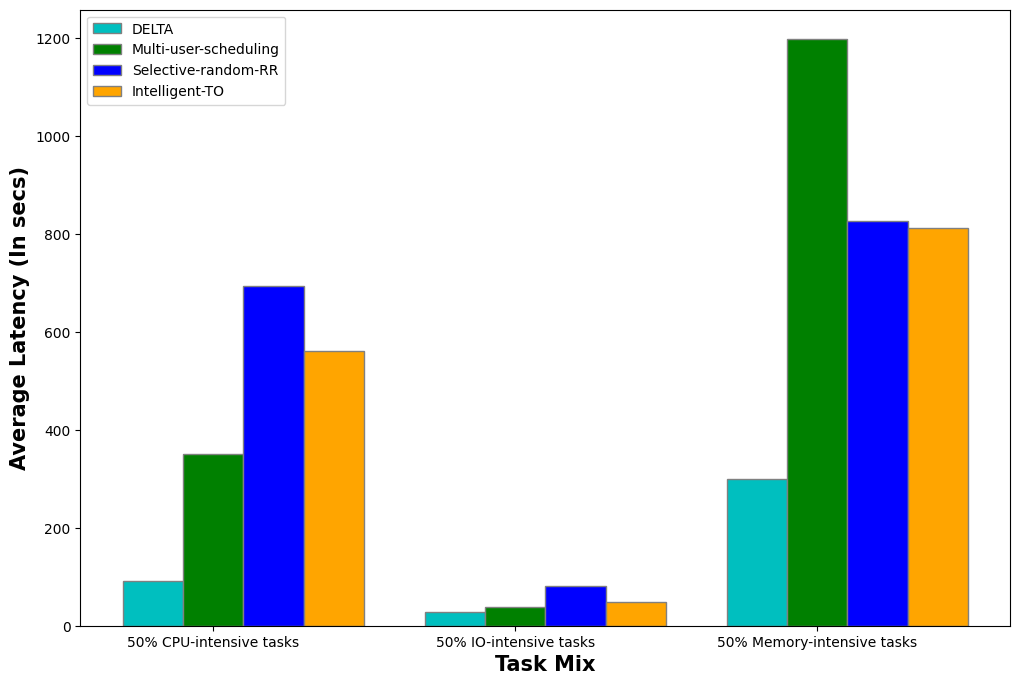

Python code for this plot:
import matplotlib.pyplot as plt
import numpy as np

barWidth = 0.2
fig = plt.subplots(figsize =(12, 8))

hierarchical = [91.28, 27.46, 299.55]
multi_scheduling = [350.31, 38.93, 1197.84]
rr = [693.59, 81.28, 825.39]
intelligent = [561.5216, 49.3127, 811.9625]

br1 = np.arange(len(hierarchical))
br2 = [x + barWidth for x in br1]
br3 = [x + barWidth for x in br2]
br4 = [x + barWidth for x in br3]

plt.bar(br1, hierarchical, color ='c', width = barWidth,
        edgecolor ='grey', label ='DELTA')
plt.bar(br2, multi_scheduling, color ='g', width = barWidth,
        edgecolor ='grey', label ='Multi-user-scheduling')
plt.bar(br3, rr, color ='b', width = barWidth,
        edgecolor ='grey', label ='Selective-random-RR')
plt.bar(br4, intelligent, color ='orange', width = barWidth,
        edgecolor ='grey', label ='Intelligent-TO')

plt.xlabel('Task Mix', fontweight ='bold', fontsize = 15)
plt.ylabel('Average Latency (In secs)', fontweight ='bold', fontsize = 15)
plt.xticks([r + barWidth for r in range(len(hierarchical))],
        ['50% CPU-intensive tasks', '50% IO-intensive tasks', '50% Memory-intensive tasks'])
 
plt.legend()
plt.savefig('latency_bar.png', bbox_inches='tight')
#plt.show()
